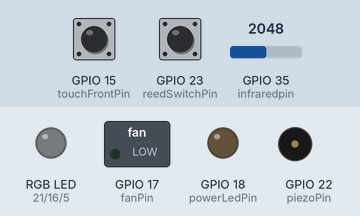
A sketch run on a simulated ESP32. Shown: switched loads named in the sketch (green lamp = pin HIGH), an RGB LED mixed from three pins (HIGH = lit), output pins drawn as LEDs (lit = HIGH), buzzer (waves = sounding). Inputs (shaded band) come from the test bench; at power-on: GPIO 23 (reedSwitchPin) HIGH, GPIO 15 (touchFrontPin) HIGH, GPIO 35 (infraredpin) = 2048.

Above: at 1.3 s.
1.4 s: GPIO 23 (reedSwitchPin) pulled LOW for 0.15 s
At 1.6 s:
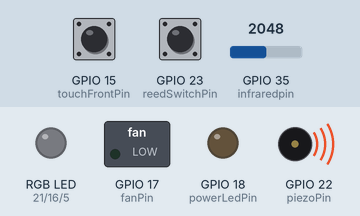
3.1 s: GPIO 15 (touchFrontPin) pulled LOW for 1 s
At 3.45 s:
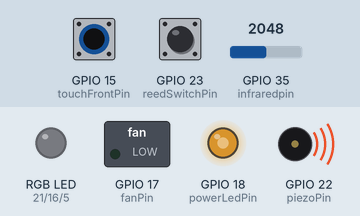
6.1 s: GPIO 15 (touchFrontPin) pulled LOW for 0.15 s
At 7.1 s:
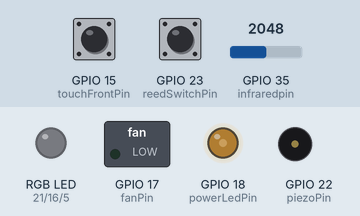
7.8 s: GPIO 23 (reedSwitchPin) pulled LOW for 1 s
At 8.3 s:
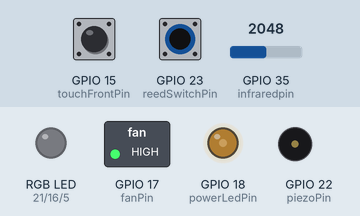
10.3 s: GPIO 23 (reedSwitchPin) pulled LOW for 3.2 s
At 13.55 s:
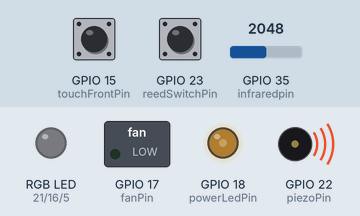
15.1 s: GPIO 15 (touchFrontPin) driven LOW and GPIO 23 (reedSwitchPin) driven LOW
At 15.3 s:
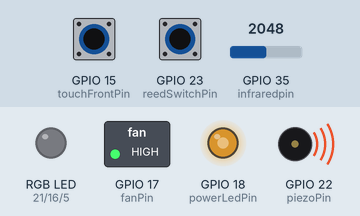
Timing chart, 0 to 19.1 s (numbered marks = the images above; inputs shaded):
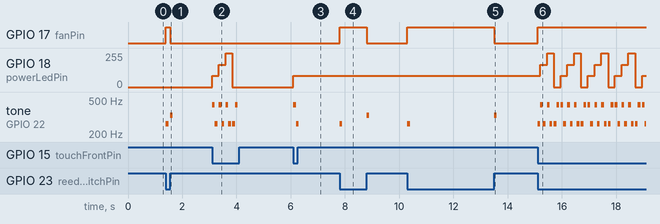

The sketch:

headShield_V7_ESP.ino
```cpp
// HEADSHIELD_V11 PCB_V5

//? LIBRARIES
#include <WiFi.h>
#include <WebServer.h>
#include <WiFiClient.h>
#include <Arduino.h>
#include <analogWrite.h>
#include <pitches.h>
#include <Tone32.h>
#include "C:\Users\user\Desktop\headShield\3_programming\headShield_V7_ESP\webpage.h"
#include "C:\Users\user\Desktop\headShield\3_programming\headShield_V7_ESP\RGB.h"
#include "C:\Users\user\Desktop\headShield\3_programming\headShield_V7_ESP\timer.h"
#include "C:\Users\user\Desktop\headShield\3_programming\headShield_V7_ESP\fan.h"
#include "C:\Users\user\Desktop\headShield\3_programming\headShield_V7_ESP\beeper.h"
#include "C:\Users\user\Desktop\headShield\3_programming\headShield_V7_ESP\battery.h"
#include "C:\Users\user\Desktop\headShield\3_programming\headShield_V7_ESP\reed.h"
#include "C:\Users\user\Desktop\headShield\3_programming\headShield_V7_ESP\powerLed.h"
#include "C:\Users\user\Desktop\headShield\3_programming\headShield_V7_ESP\touchInput.h"
#include "C:\Users\user\Desktop\headShield\3_programming\headShield_V7_ESP\infraredSensor.h"

//? WIFI
const char *ssid = "headShield";
const char *password = "123456789";
IPAddress local_ip(192, 168, 1, 1);
IPAddress gateway(192, 168, 1, 1);
IPAddress subnet(255, 255, 255, 0);
WebServer server(80);

//? RGB
const int RGB_redPin = 21;
const int RGB_greenPin = 16;
const int RGB_bluePin = 5;
RGB led(RGB_redPin, RGB_greenPin, RGB_bluePin);

//? FAN
const int fanPin = 17;
const int tachoPin = 33;
Fan fan(fanPin);

//? IR
const int infraredpin = 35;
infraredSensor IR(infraredpin);

//? POWER LED
const int powerLedPin = 18;
powerLED lamp(powerLedPin);

//? TOUCH INPUT
const int touchFrontPin = 15;
const int touchBackPin = 32;
touchInput touchFront(touchFrontPin, 30);
touchInput touchBack(touchBackPin, 30);

//? REED SWITCH
const int reedSwitchPin = 23;
ReedSwitch reed(reedSwitchPin);

//? PIEZO
const int piezoPin = 22;
const int piezoChannel = 8;
Beeper beeper(piezoPin, piezoChannel);

//? BATTERY
const int batteryPin = 34;
Battery battery(batteryPin);

//? TIMERS
Timer measureBatteryCharge(10000000); // 10 sec

//? GLOBAL VARIABLES
unsigned long int millisecondsWhenStart = 0;
bool activationState = false;

void setup()
{
  Serial.begin(115200);

  fan.begin();
  battery.begin();
  led.begin();
  beeper.begin();
  reed.begin();
  pinMode(infraredpin, INPUT);
  WiFi.softAP(ssid, password);
  WiFi.softAPConfig(local_ip, gateway, subnet);
  delay(100);

  //! HANDLERS_SETUP
  server.on("/", handle_root);

  server.on("/readSinceStart", handle_readSinceStart);
  server.on("/readCharge", handle_readCharge);

  server.on("/slider", handle_setSpeed);
  server.on("/led_set", handle_led);
  server.begin();

  //! BOOT
  led.white();
  led.off();
  millisecondsWhenStart = millis();
}

//! 1_HANDLERS
void handle_root()
{
  server.send(200, "text/html", webpageCode);
}
void handle_readCharge()
{
  server.send(200, "text/plane", (String)battery.chargePercent);
}
void handle_readSinceStart()
{
  unsigned long int sinceStartMillis = millis() - millisecondsWhenStart;
  unsigned long int sinceStartAllSeconds = sinceStartMillis / 1000;

  unsigned long int hours = 0;

  if (sinceStartAllSeconds >= 3600)
    hours = sinceStartAllSeconds / 3600;

  unsigned long int minutes = sinceStartAllSeconds / 60 - hours * 60;
  unsigned long int seconds = sinceStartAllSeconds % 60;

  String hoursString = "";
  String minutesString = "";
  String secondsString = "";

  if (hours < 10)
    hoursString = "0" + (String)hours;
  else
    hoursString = (String)hours;

  if (minutes < 10)
    minutesString = "0" + (String)minutes;
  else
    minutesString = (String)minutes;

  if (seconds < 10)
    secondsString = "0" + (String)seconds;
  else
    secondsString = (String)seconds;

  String exactTime = hoursString + ":" + minutesString + ":" + secondsString;

  server.send(200, "text/plane", exactTime);
}
void handle_setSpeed()
{
  String message = server.arg("state");
  fan.setSpeed(message.toInt());
  server.send(200, "text/html", webpageCode);
}
void handle_led()
{
  String state;
  String actualState = server.arg("state");
  if (actualState == "1")
  {
    led.white();
    state = "ON";
  }
  else
  {
    state = "OFF";
    led.off();
  }
  server.send(200, "text/plane", state);
}
bool activated = false;
//! LOOP
void loop()
{
  //* Server stuff

  //* Lamp
  if (touchFront.readAtTheMoment())
  {
    lamp.increaseLevel();
    lamp.setLevel(lamp.level);
    if (lamp.level == 0)
    {
      beeper.lampOff();
    }
    else
    {
      beeper.lampIncriase();
    }
    delay(50);
  }
  //* Fan
  if (IR.active() && reed.read())
  {
    if (!activated)
    {
      fan.on();
      beeper.fanOn();
      activated = true;
    }
  }
  else
  {
    if (activated)
    {
      fan.off();
      beeper.fanOff();
      activated = false;
    }
  }
  //* Battery

  //* Reed

  //* IR
}
```

RGB.h
```cpp
class RGB
{
public:
  int redPin;
  int greenPin;
  int bluePin;
  RGB(int redPin, int greenPin, int bluePin)
  {
    this->redPin = redPin;
    this->greenPin = greenPin;
    this->bluePin = bluePin;
  }
  void begin()
  {
    pinMode(redPin, OUTPUT);
    pinMode(greenPin, OUTPUT);
    pinMode(bluePin, OUTPUT);
  }
  void off()
  {
    digitalWrite(redPin, LOW);
    digitalWrite(greenPin, LOW);
    digitalWrite(bluePin, LOW);
  }
  void red()
  {
    digitalWrite(redPin, HIGH);
    digitalWrite(greenPin, LOW);
    digitalWrite(bluePin, LOW);
  }
  void green()
  {
    digitalWrite(redPin, LOW);
    digitalWrite(greenPin, HIGH);
    digitalWrite(bluePin, LOW);
  }
  void blue()
  {
    digitalWrite(redPin, LOW);
    digitalWrite(greenPin, LOW);
    digitalWrite(bluePin, HIGH);
  }
  void yellow()
  {
    digitalWrite(redPin, HIGH);
    digitalWrite(greenPin, HIGH);
    digitalWrite(bluePin, LOW);
  }
  void cyan()
  {
    digitalWrite(redPin, LOW);
    digitalWrite(greenPin, HIGH);
    digitalWrite(bluePin, HIGH);
  }
  void purple()
  {
    digitalWrite(redPin, HIGH);
    digitalWrite(greenPin, LOW);
    digitalWrite(bluePin, HIGH);
  }
  void white()
  {
    digitalWrite(redPin, HIGH);
    digitalWrite(greenPin, HIGH);
    digitalWrite(bluePin, HIGH);
  }
};
```

battery.h
```cpp
#pragma once

class Battery
{
public:
    int pin;
    unsigned int chargePercent;
    Battery(int pin)
    {
        this->pin = pin;
    }
    void begin()
    {
        pinMode(pin, INPUT);
    }
    int getCharge()
    {
        int batChargeRaw = analogRead(pin);
        chargePercent = map(batChargeRaw, 2925, 4096, 0, 100);
        return chargePercent;
    }
};
```

beeper.h
```cpp
#pragma once

class Beeper
{
public:
  int piezoPin;
  int channel;
  Beeper(int piezoPin, int channel)
  {
    this->piezoPin = piezoPin;
    this->channel = channel;
  }
  void begin()
  {
    pinMode(piezoPin, OUTPUT);
  }
  void boot()
  {
    tone(piezoPin, NOTE_A4, 100, channel);
    tone(piezoPin, NOTE_B4, 100, channel);
    tone(piezoPin, NOTE_C4, 100, channel);
    tone(piezoPin, NOTE_D4, 100, channel);
    tone(piezoPin, NOTE_E4, 100, channel);
    tone(piezoPin, NOTE_F4, 100, channel);
  }
  void visorDown()
  {
    tone(piezoPin, NOTE_F4, 100, channel);
  }
  void visorUp()
  {
    tone(piezoPin, NOTE_A4, 100, channel);
  }
  void fanOn()
  {
    tone(piezoPin, NOTE_C4, 100, channel);
  }
  void fanOff()
  {
    tone(piezoPin, NOTE_E4, 100, channel);
  }
  void lampIncriase()
  {
    tone(piezoPin, NOTE_A4, 100, channel);
    tone(piezoPin, NOTE_C4, 100, channel);
  }
  void lampOff()
  {
    tone(piezoPin, NOTE_C4, 100, channel);
    tone(piezoPin, NOTE_A4, 100, channel);
  }
};
```

fan.h
```cpp
#pragma once

class Fan
{
public:
    int PWMPin;

    Fan(int PWMPin)
    {
        this->PWMPin = PWMPin;
    }
    void begin()
    {
        pinMode(PWMPin, OUTPUT);
    }

    void setSpeed(int percent)
    {
        int PWMvalue = map(percent, 0, 100, 0, 255);
        analogWrite(PWMPin, PWMvalue);
    }
    void on()
    {
        digitalWrite(PWMPin, HIGH);
    }
    void off()
    {
        digitalWrite(PWMPin, LOW);
    }

};
```

infraredSensor.h
```cpp
#pragma once

class infraredSensor
{
public:
    int pin;
    infraredSensor(int pin)
    {
        this->pin = pin;
    }
    int read()
    {
        return analogRead(pin);
    }
    bool active()
    {
        if (analogRead(pin) < 3000)
        {
            return true;
        }
        else
        {
            return false;
        }
    }
};
```

powerLed.h
```cpp
#pragma once

class powerLED
{
public:
    int percent;
    int ledPin;
    int level;
    powerLED(int ledPin)
    {
        this->ledPin = ledPin;
    }

    void setPercent(int percent)
    {
        int valuePWM = map(percent, 0, 100, 0, 255);
        analogWrite(ledPin, valuePWM);
    }
    void increaseLevel()
    {
        if (level < 3)
            level++;
        else
            level = 0;
    }
    void setLevel(int value)
    {
        level = value;
        switch (value)
        {
        case 0:
            setPercent(0);
            break;
        case 1:
            setPercent(33);
            break;
        case 2:
            setPercent(66);
            break;
        case 3:
            setPercent(100);
            break;
        default:
            Serial.println("SWITCH ERROR_1");
        }
    }
};
```

reed.h
```cpp
#pragma once

class ReedSwitch
{
public:
    int pin;
    ReedSwitch(int pin)
    {
        this->pin = pin;
    }
    void begin()
    {
        pinMode(pin, INPUT_PULLUP);
    }
    bool read()
    {
        if (digitalRead(pin))
            return false;
        else
            return true;
    }
};
```

timer.h
```cpp
#pragma once
struct Timer
{
    unsigned long int preTime;
    float duration;

    Timer(float duration)
    {
        this->preTime = 0;
        this->duration = duration;
    }
    void setDuration(int newDuration)
    {
        this->duration = newDuration;
    }
    bool timeElapsed()
    {
        if (micros() - this->preTime > this->duration)
        {
            this->preTime = micros();
            return true;
        }
        else
        {
            return false;
        }
    }
};
```

touchInput.h
```cpp
#pragma once

class touchInput
{
public:
    int pin;
    int threshold;
    long int pressTime = 60;
    long int releaseTime = 200;
    long int timeWhenPressed = 0;
    bool timeStartedFlag = false;
    touchInput(int pin, int threshold)
    {
        this->pin = pin;
        this->threshold = threshold;
    }
    bool readAtTheMoment()
    {
        if (touchRead(pin) < threshold)
            return true;
        else
            return false;
    }

    bool read()
    {
        if (readAtTheMoment())
        {
            if (!timeStartedFlag)
            {
                timeWhenPressed = millis();
                timeStartedFlag = true;
            }
            if (millis() - timeWhenPressed > pressTime && millis() - timeWhenPressed < releaseTime)
            {
                timeStartedFlag = false;
                return true;
            }
            else
            {
                return false;
            }
        }
        else
        {
            timeStartedFlag = false;
            return false;
        }
    }
};
```

Source omitted: webpage.h (11140 bytes)

Measured:
- after the input at 1.4 s, GPIO 17 (fanPin): LOW → HIGH at once, → LOW 0.15 s later; tone on GPIO 22 (piezoPin): silent → 262 Hz at once, → silent 0.10 s later, → 330 Hz 0.05 s later, → silent 0.10 s later
- after the input at 3.1 s, GPIO 18 (powerLedPin): 0/255 → 84/255 at once, → 168/255 0.25 s later, → 255/255 0.25 s later, → 0/255 0.25 s later; tone on GPIO 22 (piezoPin): plays 440 Hz for 0.10 s, 262 Hz for 0.10 s, 440 Hz for 0.10 s, 262 Hz for 0.10 s, 440 Hz for 0.10 s, 262 Hz for 0.10 s … (8 notes in this stretch), starting at once
- after the input at 6.1 s, GPIO 18 (powerLedPin): 0/255 → 84/255 at once; tone on GPIO 22 (piezoPin): silent → 440 Hz at once, → 262 Hz 0.10 s later, → silent 0.10 s later
- after the input at 7.8 s, GPIO 17 (fanPin): LOW → HIGH at once, → LOW 1.0 s later; tone on GPIO 22 (piezoPin): silent → 262 Hz at once, → silent 0.10 s later, → 330 Hz 0.90 s later, → silent 0.10 s later
- after the input at 10.3 s, GPIO 17 (fanPin): LOW → HIGH at once, → LOW 3.2 s later; tone on GPIO 22 (piezoPin): silent → 262 Hz at once, → silent 0.10 s later, → 330 Hz 3.1 s later, → silent 0.10 s later
- after the input at 15.1 s, GPIO 17 (fanPin): LOW → HIGH at once; GPIO 18 (powerLedPin): 84/255 → 168/255 after 0.10 s, then repeats every 1.0 s: 255/255 0.25 s, 0/255 0.25 s, 84/255 0.25 s, 168/255 0.25 s
